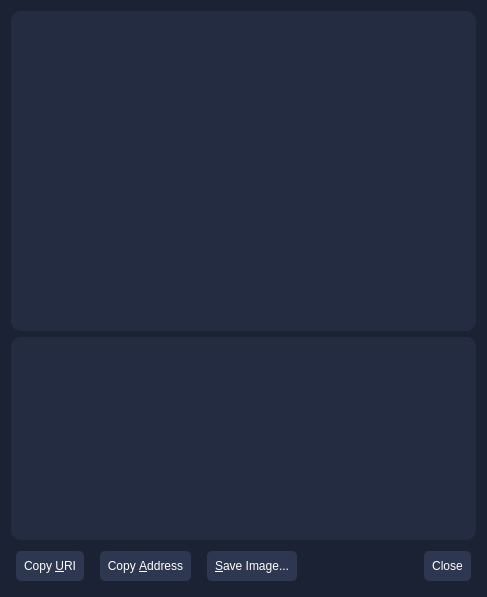
<?xml version="1.0" encoding="UTF-8"?>
<ui version="4.0">
 <class>ReceiveRequestDialog</class>
 <widget class="QDialog" name="ReceiveRequestDialog">
  <property name="geometry">
   <rect>
    <x>0</x>
    <y>0</y>
    <width>487</width>
    <height>597</height>
   </rect>
  </property>
  <property name="styleSheet">
   <string notr="true">background:#1b2234;
padding:2px;
border-top-right-radius: 10px;
border-bottom-right-radius: 10px;
border-right:1px;
border-color:white;</string>
  </property>
  <layout class="QVBoxLayout" name="verticalLayout_3">
   <item>
    <widget class="QRImageWidget" name="lblQRCode">
     <property name="sizePolicy">
      <sizepolicy hsizetype="Expanding" vsizetype="Fixed">
       <horstretch>0</horstretch>
       <verstretch>0</verstretch>
      </sizepolicy>
     </property>
     <property name="minimumSize">
      <size>
       <width>300</width>
       <height>320</height>
      </size>
     </property>
     <property name="toolTip">
      <string>QR Code</string>
     </property>
     <property name="styleSheet">
      <string notr="true">background:#242c41;
padding:2px;
border-radius:10px;</string>
     </property>
     <property name="textFormat">
      <enum>Qt::PlainText</enum>
     </property>
     <property name="alignment">
      <set>Qt::AlignCenter</set>
     </property>
     <property name="wordWrap">
      <bool>true</bool>
     </property>
    </widget>
   </item>
   <item>
    <widget class="QTextEdit" name="outUri">
     <property name="sizePolicy">
      <sizepolicy hsizetype="Expanding" vsizetype="Expanding">
       <horstretch>0</horstretch>
       <verstretch>0</verstretch>
      </sizepolicy>
     </property>
     <property name="minimumSize">
      <size>
       <width>0</width>
       <height>50</height>
      </size>
     </property>
     <property name="styleSheet">
      <string notr="true">background:#242c41;
padding:2px;
border-radius:10px;</string>
     </property>
     <property name="frameShape">
      <enum>QFrame::NoFrame</enum>
     </property>
     <property name="frameShadow">
      <enum>QFrame::Plain</enum>
     </property>
     <property name="tabChangesFocus">
      <bool>true</bool>
     </property>
     <property name="textInteractionFlags">
      <set>Qt::TextSelectableByKeyboard|Qt::TextSelectableByMouse</set>
     </property>
    </widget>
   </item>
   <item>
    <layout class="QHBoxLayout" name="horizontalLayout">
     <item>
      <widget class="QPushButton" name="btnCopyURI">
       <property name="styleSheet">
        <string notr="true">QPushButton::pressed{
  background-color: #232c41;
  box-shadow: 0px 0px 0px 1px rgba(0, 0, 0, 0.1) inset,
  0px 1px 4px 0px rgba(0, 0, 0, 0.1) inset !important;
}
QPushButton{
background:#2d374f;
padding:8px;
border-radius:5px;
color:#fff;
margin:5px
}</string>
       </property>
       <property name="text">
        <string>Copy &amp;URI</string>
       </property>
       <property name="autoDefault">
        <bool>false</bool>
       </property>
      </widget>
     </item>
     <item>
      <widget class="QPushButton" name="btnCopyAddress">
       <property name="styleSheet">
        <string notr="true">QPushButton::pressed{
  background-color: #232c41;
  box-shadow: 0px 0px 0px 1px rgba(0, 0, 0, 0.1) inset,
  0px 1px 4px 0px rgba(0, 0, 0, 0.1) inset !important;
}
QPushButton{
background:#2d374f;
padding:8px;
border-radius:5px;
color:#fff;
margin:5px
}</string>
       </property>
       <property name="text">
        <string>Copy &amp;Address</string>
       </property>
       <property name="autoDefault">
        <bool>false</bool>
       </property>
      </widget>
     </item>
     <item>
      <widget class="QPushButton" name="btnSaveAs">
       <property name="styleSheet">
        <string notr="true">QPushButton::pressed{
  background-color: #232c41;
  box-shadow: 0px 0px 0px 1px rgba(0, 0, 0, 0.1) inset,
  0px 1px 4px 0px rgba(0, 0, 0, 0.1) inset !important;
}
QPushButton{
background:#2d374f;
padding:8px;
border-radius:5px;
color:#fff;
margin:5px
}</string>
       </property>
       <property name="text">
        <string>&amp;Save Image...</string>
       </property>
       <property name="autoDefault">
        <bool>false</bool>
       </property>
      </widget>
     </item>
     <item>
      <spacer name="horizontalSpacer_2">
       <property name="orientation">
        <enum>Qt::Horizontal</enum>
       </property>
       <property name="sizeHint" stdset="0">
        <size>
         <width>40</width>
         <height>20</height>
        </size>
       </property>
      </spacer>
     </item>
     <item>
      <widget class="QDialogButtonBox" name="buttonBox">
       <property name="styleSheet">
        <string notr="true">QPushButton::pressed{
  background-color: #232c41;
  box-shadow: 0px 0px 0px 1px rgba(0, 0, 0, 0.1) inset,
  0px 1px 4px 0px rgba(0, 0, 0, 0.1) inset !important;
}
QPushButton{
background:#2d374f;
padding:8px;
border-radius:5px;
color:#fff;
margin:5px
}</string>
       </property>
       <property name="standardButtons">
        <set>QDialogButtonBox::Close</set>
       </property>
      </widget>
     </item>
    </layout>
   </item>
  </layout>
 </widget>
 <customwidgets>
  <customwidget>
   <class>QRImageWidget</class>
   <extends>QLabel</extends>
   <header>receiverequestdialog.h</header>
  </customwidget>
 </customwidgets>
 <resources/>
 <connections>
  <connection>
   <sender>buttonBox</sender>
   <signal>rejected()</signal>
   <receiver>ReceiveRequestDialog</receiver>
   <slot>reject()</slot>
   <hints>
    <hint type="sourcelabel">
     <x>452</x>
     <y>573</y>
    </hint>
    <hint type="destinationlabel">
     <x>243</x>
     <y>298</y>
    </hint>
   </hints>
  </connection>
  <connection>
   <sender>buttonBox</sender>
   <signal>accepted()</signal>
   <receiver>ReceiveRequestDialog</receiver>
   <slot>accept()</slot>
   <hints>
    <hint type="sourcelabel">
     <x>452</x>
     <y>573</y>
    </hint>
    <hint type="destinationlabel">
     <x>243</x>
     <y>298</y>
    </hint>
   </hints>
  </connection>
 </connections>
</ui>
